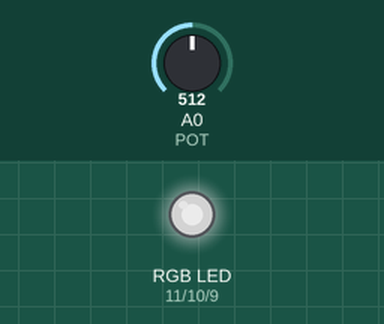
A sketch run on a simulated Arduino Uno, built with avr-gcc and run on an emulated ATmega328P. Parts: an RGB LED mixed from three pins (HIGH = lit). Inputs (shaded band) come from the test bench; at power-on: A0 (POT) = 512. Dim RGB values are drawn brighter than linear.

Above: at 1.2 s.
1.3 s: A0 (POT) set to 716
At 1.6 s:
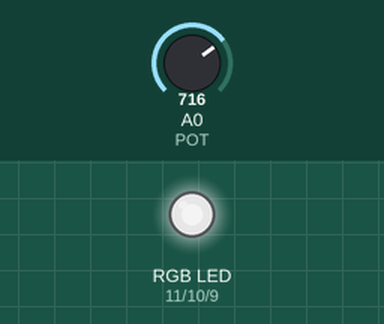
2.8 s: A0 (POT) set to 900
At 3.9 s:
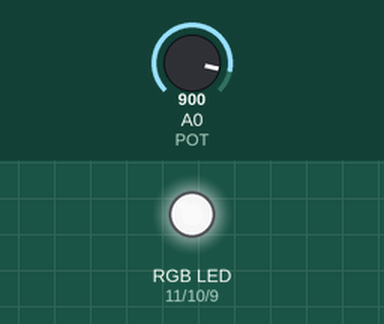
4.3 s: A0 (POT) set to 122
At 5.1 s:
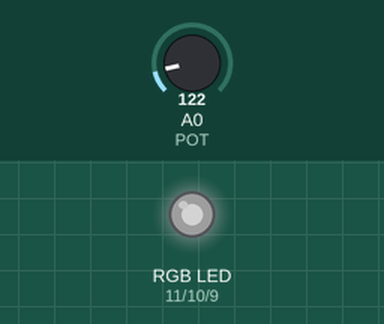
5.8 s: A0 (POT) set to 0
At 6.2 s:
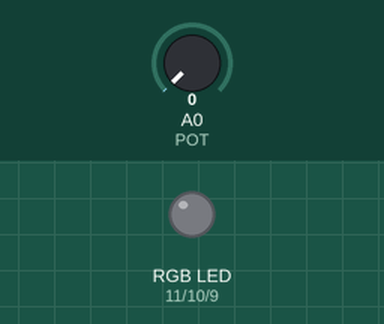
7.3 s: A0 (POT) set to 511
At 8.6 s:
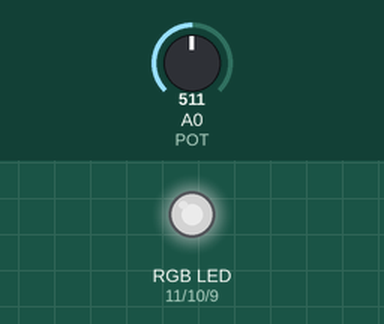
Timing chart, 0 to 9.8 s (numbered marks = the images above; inputs shaded):
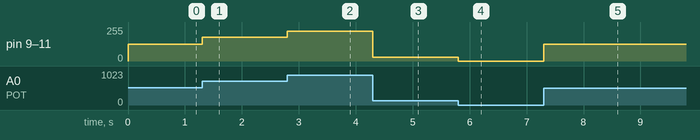

The sketch:

Task_1_PWM_LED_brightness_control.ino
```cpp
#define POT A0
int ledPinR = 11;
int ledPinG = 10;
int ledPinB = 9;

void setup() {
  pinMode(ledPinR, OUTPUT);
  pinMode(ledPinG, OUTPUT);
  pinMode(ledPinB, OUTPUT);
  Serial.begin(9600);
  pinMode(POT, INPUT);
}


void loop() {
  int val = analogRead(POT);

  analogWrite(ledPinR, map(val, 0, 1023, 0, 255));
  analogWrite(ledPinG, map(val, 0, 1023, 0, 255));
  analogWrite(ledPinB, map(val, 0, 1023, 0, 255));
}
```

Measured:
- after the input at 1.3 s, pin 9 (ledPinB), pin 10 (ledPinG), pin 11 (ledPinR): 127/255 → 178/255 at once
- after the input at 2.8 s, pin 9 (ledPinB), pin 10 (ledPinG), pin 11 (ledPinR): 178/255 → 224/255 at once
- after the input at 4.3 s, pin 9 (ledPinB), pin 10 (ledPinG), pin 11 (ledPinR): 224/255 → 30/255 at once
- after the input at 5.8 s, pin 9 (ledPinB), pin 10 (ledPinG), pin 11 (ledPinR): 30/255 → 0/255 at once
- after the input at 7.3 s, pin 9 (ledPinB), pin 10 (ledPinG), pin 11 (ledPinR): 0/255 → 127/255 at once
